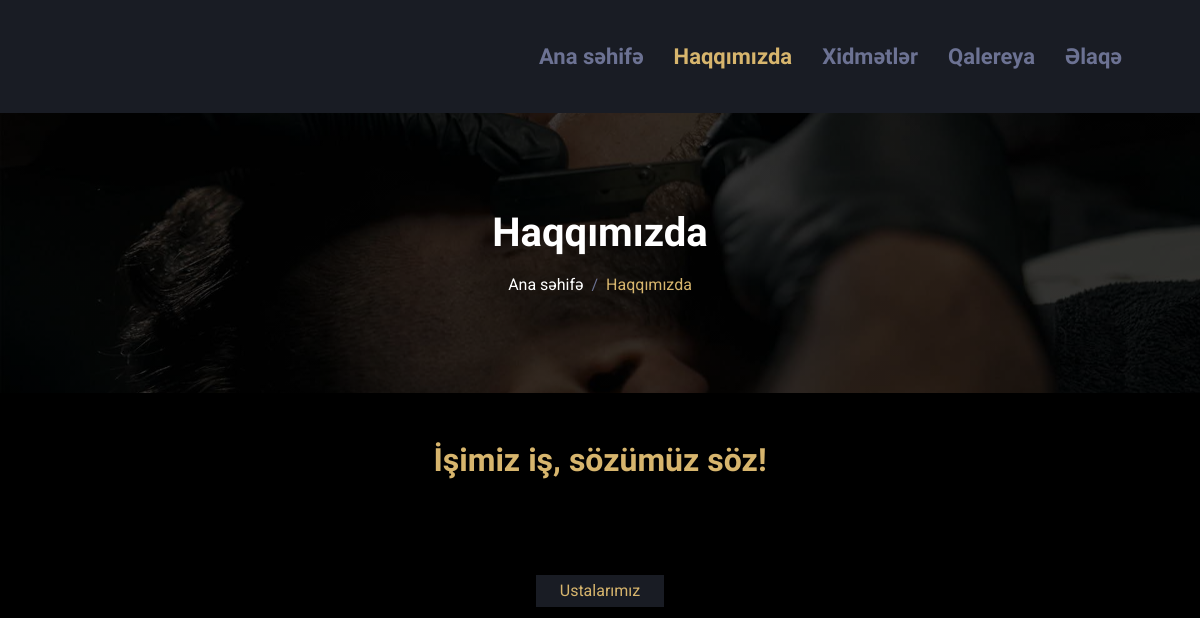
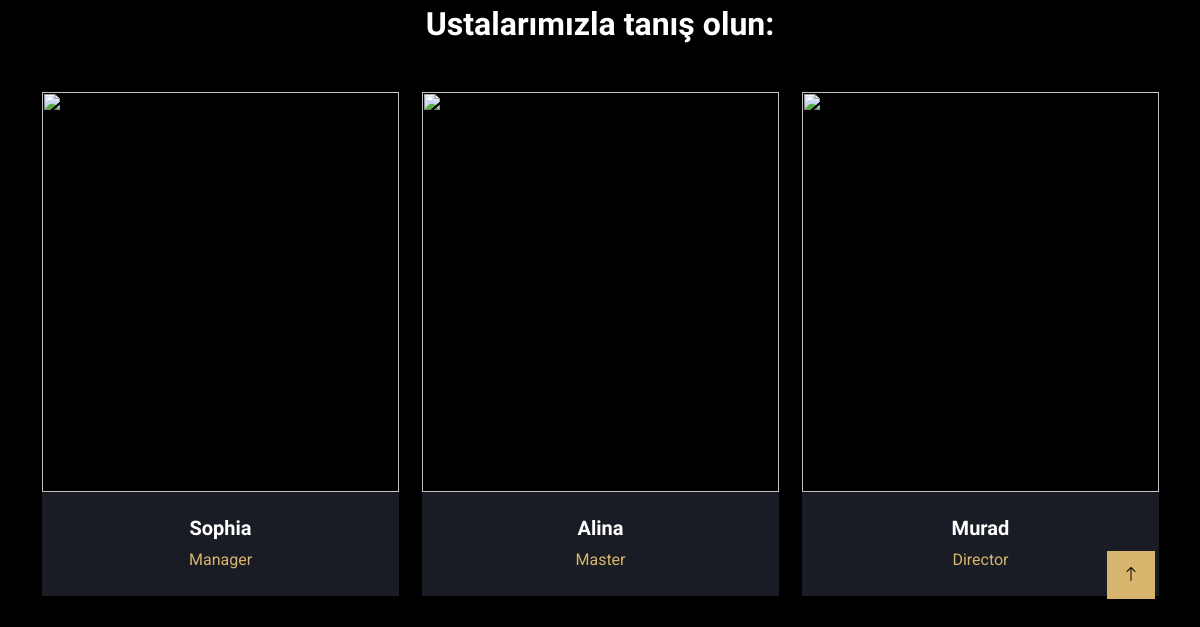
Before: /about with the older database file (2 pictures, top to bottom).
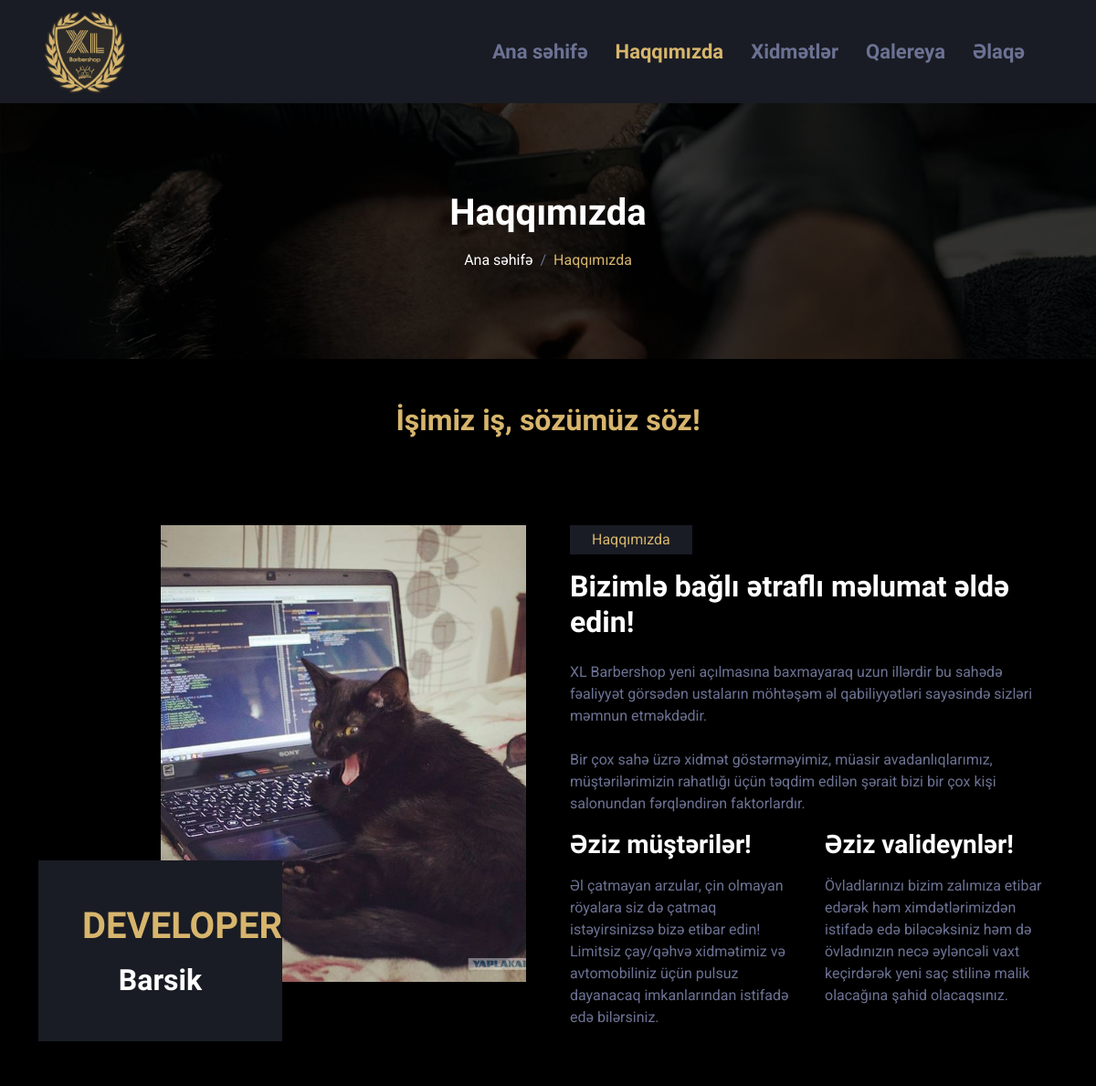
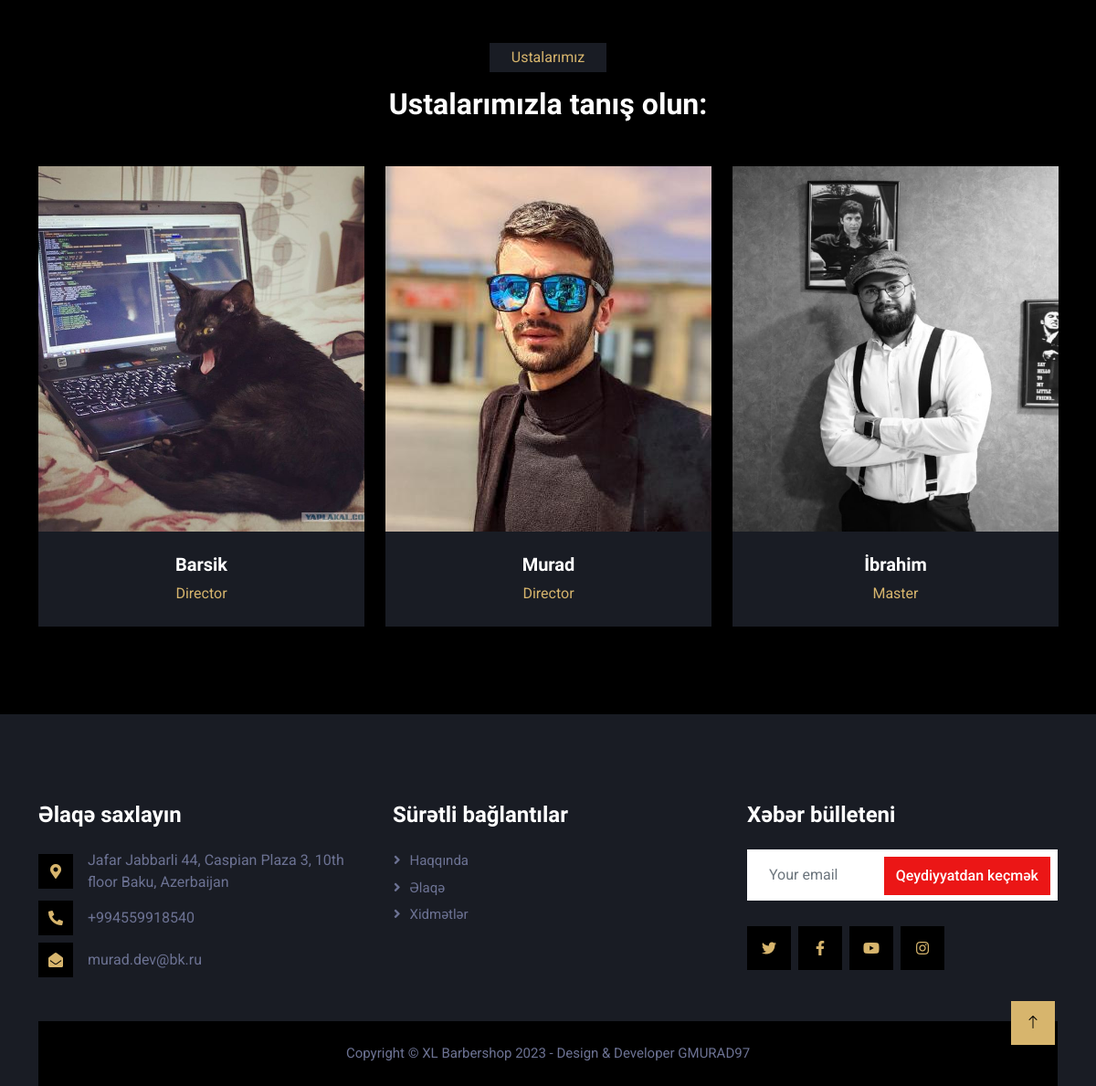
After: the same page with the newer database file (2 pictures, top to bottom).
### tables this page shows
CREATE TABLE `team` (
  `t_uid` int(11) NOT NULL,
  `t_firstname` varchar(255) DEFAULT NULL,
  `t_lastname` varchar(255) DEFAULT NULL,
  `t_description` longtext DEFAULT NULL,
  `t_experience` varchar(255) DEFAULT NULL,
  `t_email` varchar(255) DEFAULT NULL,
  `t_mobile` varchar(255) DEFAULT NULL,
  `t_position` varchar(255) DEFAULT NULL,
  `t_whatsapp` varchar(255) DEFAULT NULL,
  `t_facebook` varchar(255) DEFAULT NULL,
  `t_instagram` varchar(255) DEFAULT NULL,
  `t_telegram` varchar(255) DEFAULT NULL,
  `t_youtube` varchar(255) DEFAULT NULL,
  `t_status` varchar(255) DEFAULT NULL,
  `t_img` varchar(255) DEFAULT NULL,
  `t_created_date` varchar(255) NOT NULL
);

CREATE TABLE `logo` (
  `l_id` int(11) NOT NULL,
  `logo_img` varchar(255) NOT NULL
);

CREATE TABLE `about_us` (
  `au_id` int(11) NOT NULL,
  `au_img` varchar(255) NOT NULL,
  `au_img_first_text` varchar(255) NOT NULL,
  `au_img_second_text` varchar(255) NOT NULL,
  `au_desc_base_h1_text` varchar(255) NOT NULL,
  `au_desc_base_p_text` longtext NOT NULL,
  `au_desc_left_h1_text` varchar(255) NOT NULL,
  `au_desc_left_p_text` longtext NOT NULL,
  `au_desc_right_h1_text` varchar(255) NOT NULL,
  `au_desc_right_p_text` longtext NOT NULL
);

CREATE TABLE `footer` (
  `f_id` int(11) NOT NULL,
  `f_location_text` varchar(255) NOT NULL,
  `f_phone_text` varchar(255) NOT NULL,
  `f_email_text` varchar(255) NOT NULL,
  `f_twitter_link` varchar(255) NOT NULL,
  `f_facebook_link` varchar(255) NOT NULL,
  `f_youtube_link` varchar(255) NOT NULL,
  `f_instagram_link` varchar(255) NOT NULL,
  `f_copyright` varchar(255) NOT NULL
);

### application/controllers/UserController.php (called while the page is built, shortened)
<?php
class UserController extends CI_Controller
{
    public function __construct()
    {
        $this->load->model("UserModel");
    }
    public function xlb_user_about()
    {
        $data["logo_get_db"]            = $this->UserModel->logo_get_db();
        $data["about_us_get_db"]        = $this->UserModel->about_us_get_db();
        $data["team_get_db"]            = $this->UserModel->team_get_db();
        $data["footer_get_db"]          = $this->UserModel->footer_get_db();
        $this->load->view("user/About", $data);
    }
}

### index.php (called while the page is built, shortened)
<?php
require_once BASEPATH . 'core/CodeIgniter.php';

### application/models/UserModel.php (called while the page is built, shortened)
<?php
class UserModel extends CI_Model
{
    public function team_get_db()
    {
        return $this->db->select("t_firstname,t_position,
                        t_email,t_mobile,
                        t_whatsapp,t_instagram,
                        t_youtube,t_facebook,
                        t_telegram,t_img,t_status")->where("t_status", "active")->limit(6)->get("team")->result_array();
    }
    public function about_us_get_db()
    {
        return $this->db->order_by("au_id", "DESC")->limit(1)->get("about_us")->row_array();
    }
    public function logo_get_db()
    {
        return $this->db->order_by("l_id", "DESC")->limit(1)->get("logo")->row_array();
    }
    public function footer_get_db()
    {
        return $this->db->order_by("f_id", "DESC")->limit(1)->get("footer")->row_array();
    }
}

### application/views/user/About.php (the view, shortened to what this page needs)
<?php $this->load->view("user/includes/HeadLinks"); ?>
<?php $this->load->view("user/includes/Preloader"); ?>
<?php $this->load->view("user/includes/Navbar"); ?>
<div class="container-fluid page-header py-5 mb-5 wow fadeIn" data-wow-delay="0.1s">
    <div class="container text-center py-5">
        <h1 class="mb-3">Haqqımızda</h1>
        <nav aria-label="breadcrumb animated slideInDown">
            <ol class="breadcrumb justify-content-center mb-0">
                <li class="breadcrumb-item"><a class="text-white" href="<?php echo base_url('index'); ?>">Ana səhifə</a></li>
                <li style="color: #D7B56D !important;" class="breadcrumb-item text-primary active" aria-current="page">Haqqımızda</li>
            </ol>
        </nav>
    </div>
</div>
<div class="text-center mx-auto mb-5 wow fadeInUp" data-wow-delay="0.1s" style="max-width: 600px;">
    <h2 style="color: #D7B56D !important">İşimiz iş, sözümüz söz!</h2>
</div>
<?php if ($about_us_get_db) { ?>
    <div class="container-xxl py-5">
        <div class="container">
            <div class="row g-5">
                <div class="col-lg-6 wow fadeIn" data-wow-delay="0.1s">
                    <div class="d-flex flex-column">
                        <img style="height: 500px;object-fit: cover;" class="img-fluid w-75 align-self-end" src="<?php echo base_url('file_manager/about_us/') . $about_us_get_db["au_img"]; ?>" alt="">
                        <div class="w-50 bg-secondary p-5" style="margin-top: -25%;">
                            <div style="text-align:center;">
                                <h1 style="color: #D7B56D !important;" class="text-primary mb-3"><?php echo $about_us_get_db["au_img_first_text"]; ?></h1>
                                <h2 class="mb-0"><?php echo $about_us_get_db["au_img_second_text"]; ?></h2>
                            </div>
                        </div>
                    </div>
                </div>
                <div class="col-lg-6 wow fadeIn" data-wow-delay="0.5s">
                    <p style="color: #D7B56D !important" class="d-inline-block bg-secondary text-primary py-1 px-4">Haqqımızda</p>
                    <h2 class="mb-4"><?php echo $about_us_get_db["au_desc_base_h1_text"]; ?></h2>
                    <p style="white-space: pre-wrap;"><?php echo $about_us_get_db["au_desc_base_p_text"]; ?></p>
                    <div class="row g-4">
                        <div class="col-md-6">
                            <h3 class="mb-3"><?php echo $about_us_get_db["au_desc_left_h1_text"]; ?></h3>
                            <p class="mb-0"><?php echo $about_us_get_db["au_desc_left_p_text"]; ?></p>
                        </div>
                        <div class="col-md-6">
                            <h3 class="mb-3"><?php echo $about_us_get_db["au_desc_right_h1_text"]; ?></h3>
                            <p class="mb-0"><?php echo $about_us_get_db["au_desc_right_p_text"]; ?></p>
                        </div>
                    </div>
                </div>
            </div>
        </div>
    </div>
<?php } ?>
<?php if ($team_get_db) { ?>
    <div class="container-xxl py-5">
        <div class="container">
            <div class="text-center mx-auto mb-5 wow fadeInUp" data-wow-delay="0.1s" style="max-width: 600px;">
                <p style="color: #D7B56D !important" class="d-inline-block bg-secondary text-primary py-1 px-4">Ustalarımız</p>
                <h2>Ustalarımızla tanış olun:</h2>
            </div>
            <div class="row g-4 justify-content-center">
                <?php foreach ($team_get_db as $team_get_db_key) { ?>
                    <div class="col-lg-4 col-md-6 wow fadeInUp" data-wow-delay="0.5s">
                        <div class="team-item">
                            <div class="team-img position-relative overflow-hidden">
                            </div>
                            <div class="bg-secondary text-center p-4">
                                <h5><?php echo $team_get_db_key["t_firstname"]; ?></h5>
                                <span style="color: #D7B56D !important" class="text-primary text-capitalize"><?php echo $team_get_db_key["t_position"]; ?></span>
                            </div>
                        </div>
                    </div>
                <?php } ?>
            </div>
        </div>
    </div>
<?php } ?>
<?php $this->load->view("user/includes/Footer"); ?>
<?php $this->load->view("user/includes/FooterScripts"); ?>

### application/views/user/includes/HeadLinks.php (shortened to what this page needs)
<!DOCTYPE html>
<html lang="az">
<head>
    <link href="https://cdnjs.cloudflare.com/ajax/libs/font-awesome/5.10.0/css/all.min.css" rel="stylesheet">
    <link href="https://cdn.jsdelivr.net/npm/bootstrap-icons@1.4.1/font/bootstrap-icons.css" rel="stylesheet">
    <link href="<?php echo base_url('public/user/assets/lib/animate/animate.min.css'); ?>" rel="stylesheet">
    <link href="<?php echo base_url('public/user/assets/lib/owlcarousel/assets/owl.carousel.min.css'); ?>" rel="stylesheet">
    <link href="<?php echo base_url('public/user/assets/css/bootstrap.min.css'); ?>" rel="stylesheet">
    <link href="<?php echo base_url('public/user/assets/css/style.css'); ?>" rel="stylesheet">
</head>

### application/views/user/includes/Preloader.php (shortened to what this page needs)
<body>

### application/views/user/includes/Navbar.php (shortened to what this page needs)
<nav class="navbar navbar-expand-lg bg-secondary navbar-dark sticky-top py-lg-0 px-lg-5 wow fadeIn" data-wow-delay="0.1s">
    <?php if ($logo_get_db) { ?>
        <a href="<?php echo base_url('index'); ?>" class="navbar-brand ms-4 ms-lg-0">
            <img style="width: 90px; height: 90px !important" src="<?php echo base_url('file_manager/logo/') . $logo_get_db["logo_img"]; ?>">
        </a>
    <?php } ?>
    <div class="collapse navbar-collapse" id="navbarCollapse">
        <div class="navbar-nav ms-auto p-4 p-lg-0">
            <?php $segmentControl = $this->uri->segment(1); ?>
            <a href="<?php echo base_url('index'); ?>" class="nav-item nav-link <?php if ($segmentControl == 'index' || $segmentControl == '') { ?> active <?php } ?>">Ana səhifə</a>
            <a href="<?php echo base_url('about'); ?>" class="nav-item nav-link <?php if ($segmentControl == 'about') { ?> active <?php } ?>">Haqqımızda</a>
            <a href="<?php echo base_url('service'); ?>" class="nav-item nav-link <?php if ($segmentControl == 'service') { ?> active <?php } ?>">Xidmətlər</a>
            <a href="<?php echo base_url('gallery'); ?>" class="nav-item nav-link <?php if ($segmentControl == 'gallery') { ?> active <?php } ?>">Qalereya</a>
            <a href="<?php echo base_url('contact'); ?>" class="nav-item nav-link <?php if ($segmentControl == 'contact') { ?> active <?php } ?>">Əlaqə</a>
        </div>
    </div>
</nav>

### application/views/user/includes/FooterScripts.php (shortened to what this page needs)
<a href="#" class="btn btn-primary back-to-top"><i style="color: black !important;" class="bi bi-arrow-up"></i></a>
</body>
</html>

### application/views/user/includes/Footer.php (shortened to what this page needs)
<?php if ($footer_get_db) { ?>
    <div class="container-fluid bg-secondary text-light footer mt-5 pt-5 wow fadeIn" data-wow-delay="0.1s">
        <div class="container py-5">
            <div class="row g-5">
                <div class="col-lg-4 col-md-6">
                    <h4 class="mb-4">Əlaqə saxlayın</h4>
                    <div class="d-flex align-items-center mb-2">
                        <div class="btn-square bg-dark flex-shrink-0 me-3">
                            <span style="color: #D7B56D !important" class="fa fa-map-marker-alt text-primary"></span>
                        </div>
                        <span><?= $footer_get_db["f_location_text"]; ?></span>
                    </div>
                    <div class="d-flex align-items-center mb-2">
                        <div class="btn-square bg-dark flex-shrink-0 me-3">
                            <span style="color: #D7B56D !important" class="fa fa-phone-alt text-primary"></span>
                        </div>
                        <span><?= $footer_get_db["f_phone_text"]; ?></span>
                    </div>
                    <div class="d-flex align-items-center">
                        <div class="btn-square bg-dark flex-shrink-0 me-3">
                            <span style="color: #D7B56D !important" class="fa fa-envelope-open text-primary"></span>
                        </div>
                        <span><?= $footer_get_db["f_email_text"]; ?></span>
                    </div>
                </div>
                <div class="col-lg-4 col-md-6">
                    <h4 class="mb-4">Sürətli bağlantılar</h4>
                    <a class="btn btn-link" href="<?php echo base_url('about'); ?>">Haqqında</a>
                    <a class="btn btn-link" href="<?php echo base_url('contact'); ?>">Əlaqə</a>
                    <a class="btn btn-link" href="<?php echo base_url('service'); ?>">Xidmətlər</a>
                </div>
                <div class="col-lg-4 col-md-6">
                    <h4 class="mb-4">Xəbər bülleteni</h4>
                    <div class="position-relative mb-4">
                        <button type="button" class="btn btn-primary py-2 position-absolute top-0 end-0 mt-2 me-2">Qeydiyyatdan keçmək</button>
                    </div>
                    <div class="d-flex pt-1 m-n1">
                        <a class="btn btn-lg-square btn-dark text-primary m-1" href="<?= $footer_get_db['f_twitter_link']; ?>"><i style="color: #D7B56D !important" class="fab fa-twitter"></i></a>
                        <a class="btn btn-lg-square btn-dark text-primary m-1" href="<?= $footer_get_db['f_facebook_link']; ?>"><i style="color: #D7B56D !important" class="fab fa-facebook-f"></i></a>
                        <a class="btn btn-lg-square btn-dark text-primary m-1" href="<?= $footer_get_db['f_youtube_link']; ?>"><i style="color: #D7B56D !important" class="fab fa-youtube"></i></a>
                        <a class="btn btn-lg-square btn-dark text-primary m-1" href="<?= $footer_get_db['f_twitter_link']; ?>"><i style="color: #D7B56D !important" class="fab fa-instagram"></i></a>
                    </div>
                </div>
            </div>
        </div>
        <div class="container">
            <div class="copyright">
                <div class="row">
                    <div class="col-md-12 text-center text-md-center mb-3 mb-md-0"><?= $footer_get_db["f_copyright"]; ?></div>
                </div>
            </div>
        </div>
    </div>
<?php } ?>

### public/user/assets/css/style.css (style rules this page uses)
:root { --primary: #EB1616; --secondary: #191C24; --light: #6C7293; --dark: #000000; }
.back-to-top { position: fixed; display: none; right: 45px; bottom: 45px; z-index: 99; border-color: #D7B56D !important; }
.btn { font-weight: 500; transition: .5s; }
.btn-square { width: 38px; height: 38px; }
.btn-lg-square { width: 48px; height: 48px; }
.back-to-top { width: 48px; height: 48px; padding: 0; display: flex; align-items: center; justify-content: center; font-weight: normal; background: #D7B56D !important; }
.btn-square, .btn-sm-square, .btn-lg-square { padding: 0; display: flex; align-items: center; justify-content: center; font-weight: normal; }
.navbar .navbar-nav .nav-link { margin-right: 30px; padding: 40px 0; color: var(--light); font-family: 'Oswald', sans-serif; font-size: 22px; font-weight: 600; outline: none; }
.navbar .navbar-nav .nav-link:hover, .navbar .navbar-nav .nav-link.active { color: #D7B56D !important; }
.navbar.sticky-top { top: -100px; transition: .5s; }
.page-header { background: linear-gradient(rgba(0, 0, 0, .77), rgba(0, 0, 0, .77)), url(../img/carousel-1.jpg) center center no-repeat; background-size: cover; }
.breadcrumb-item+.breadcrumb-item::before { color: var(--light); }
.team-item { width: calc(100% + 1px) !important; }
.team-item .team-img::before, .team-item .team-img::after { position: absolute; content: ""; width: 0; height: 100%; top: 0; left: 0; background: rgba(0, 0, 0, .85); transition: .5s; }
.team-item .team-img::after { left: auto; right: 0; }
.footer .btn.btn-link { display: block; margin-bottom: 5px; padding: 0; text-align: left; color: var(--light); font-size: 15px; font-weight: normal; text-transform: capitalize; transition: .3s; }
.footer .btn.btn-link::before { position: relative; content: "\f105"; font-family: "Font Awesome 5 Free"; font-weight: 900; margin-right: 10px; }
.footer .copyright { padding: 1.5rem; font-size: 15px; background: var(--dark); }

Changed rows visible on the page:
removed team: t_firstname "Sophia", t_position "Manager"
removed team: t_firstname "Alina", t_position "Master"
added logo: logo_img (picture)
added about_us: au_img (picture), au_img_first_text "DEVELOPER", au_img_second_text "Barsik", au_desc_base_h1_text "Bizimlə bağlı ətraflı məlumat əldə edin!", au_desc_base_p_text "XL Barbershop yeni açılmasına baxmayaraq uzun illərdir bu sahədə fəaliyyət görsədən ustaların möhtəşəm əl qabiliyyətləri sayəsində sizləri məmnun etməkdədir. Bir çox sahə üzrə xidmət göstərməyimiz, müasir avadanlıqlarımız, müştərilərimizin rahatlığı üçün təqdim edilən şərait bizi bir çox kişi salonundan fərqləndirən faktorlardır.", au_desc_left_h1_text "Əziz müştərilər!", au_desc_left_p_text "Əl çatmayan arzular, çin olmayan röyalara siz də çatmaq istəyirsinizsə bizə etibar edin! Limitsiz çay/qəhvə xidmətimiz və avtomobiliniz üçün pulsuz dayanacaq imkanlarından istifadə edə bilərsiniz.", au_desc_right_h1_text "Əziz valideynlər!", au_desc_right_p_text "Övladlarınızı bizim zalımıza etibar edərək həm ximdətlərimizdən istifadə edə biləcəksiniz həm də övladınızın necə əyləncəli vaxt keçirdərək yeni saç stilinə malik olacağına şahid olacaqsınız."
added team: t_firstname "Barsik", t_position "Director"
added team: t_firstname "İbrahim", t_position "Master"
added footer: f_location_text "Jafar Jabbarli 44, Caspian Plaza 3, 10th floor Baku, Azerbaijan", f_phone_text "+994559918540", f_email_text "murad.dev@bk.ru", f_copyright "Copyright © XL Barbershop 2023 - Design & Developer GMURAD97"
Other visible differences:
text now shown: "Haqqımızda Əlaqə saxlayın Sürətli bağlantılar Haqqında Əlaqə Xidmətlər Xəbər bülleteni Qeydiyyatdan keçmək"
